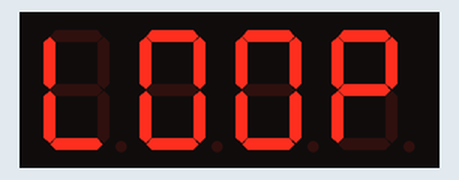
Recording of a sketch running on a simulated Arduino Uno, built with avr-gcc and run on an emulated ATmega328P. Parts: 4-digit seven-segment display.

Above: at 2.1 s.
At 3.58 s:
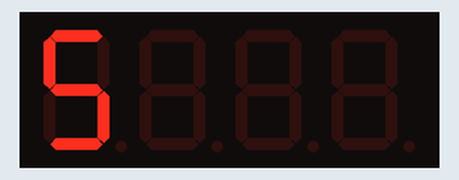
At 5.1 s:
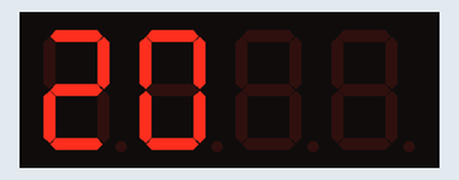
At 8.14 s:
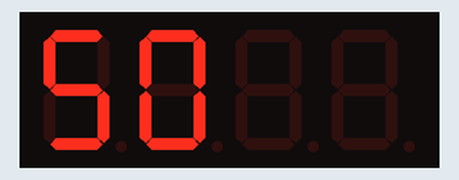
At 11.18 s:
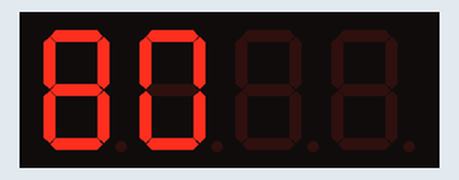
At 14.2 s:
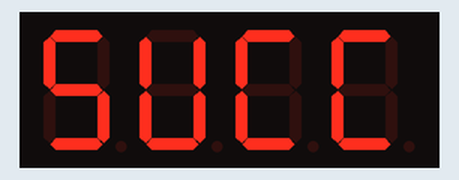

The sketch:

KE3003_38.1.ino
```cpp
#include "SevenSegmentTM1637.h" // 导入SevenSegmentTM1637库

/* 初始化全局TM1637显示对象
  构造函数有两个参数，时钟引脚号和数字输出引脚号：
  SevenSegmentTM1637（pinCLK，pinDIO）;
*/
int PIN_CLK = A3;   //定义CLK引脚为数字口A3
int PIN_DIO = A2;   //定义DIO引脚为数字口A2
SevenSegmentTM1637    display(PIN_CLK, PIN_DIO);

// run setup code
void setup()
{
  Serial.begin(9600);         // 设置波特率为9600
  display.begin();            // 初始化显示
  display.setBacklight(100);  // 设置亮度为100%
  delay(1000);                // wait 1000 ms
}

void loop()
{
  display.print("LOOP");                // 显示LOOP
  delay(1000);                          // 等待1秒
  display.clear();                      // 清除显示
  for (uint8_t i = 0; i < 100; i++)    // 循环100次
  {
    display.print(i);                   // 显示计数
    delay(100);                         // 延时100ms
  }
  display.clear();                      // 清除显示
  display.print("SUCC");                // 显示SUCC
  display.blink();                      // 闪烁SUCC
  delay(1000);                          // 等待1秒
}
```

Measured:
- by itself, everything shown: repeats every 13.2 s, in 121 steps
- what the display in image 0 shows lasts 1.0 s, from 2.0 s to 3.0 s
- what the display in image 5 shows lasts 1.1 s, from 14.1 s to 15.2 s
